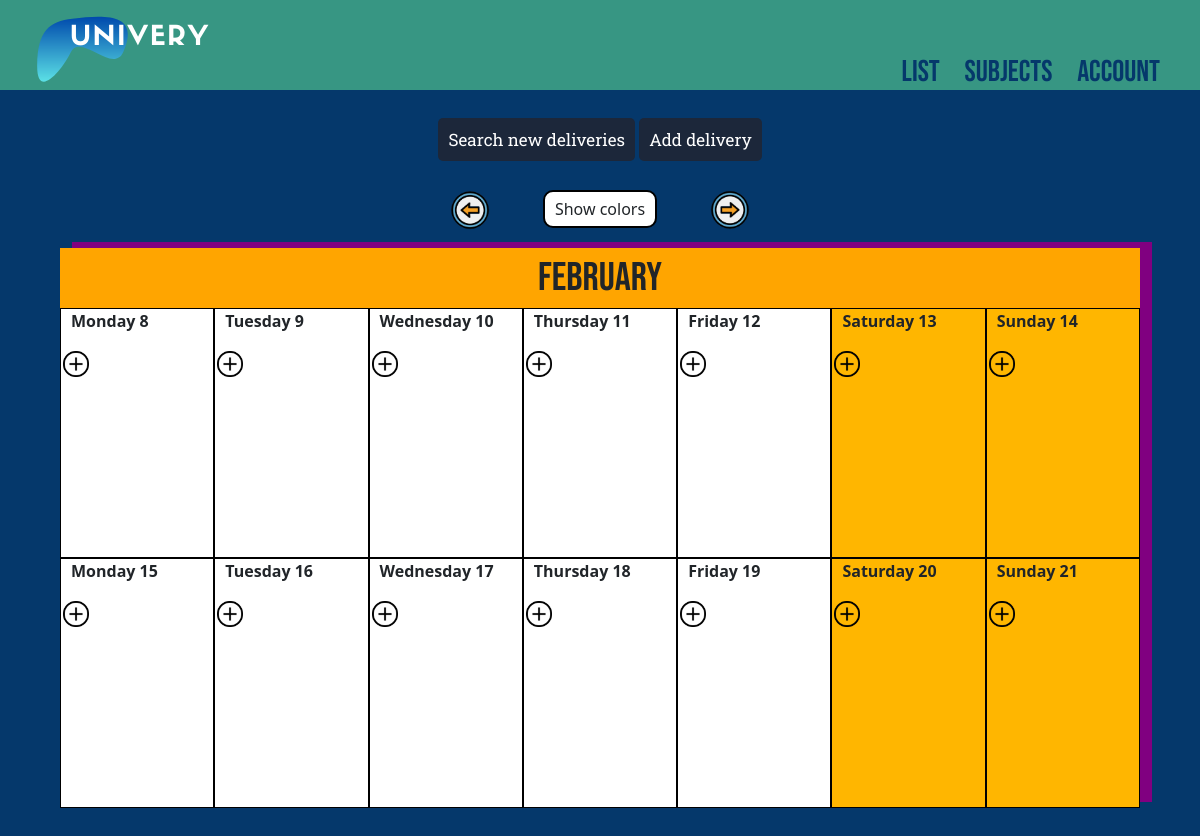
Before: /calendar/2 (signed in) with the older database file.
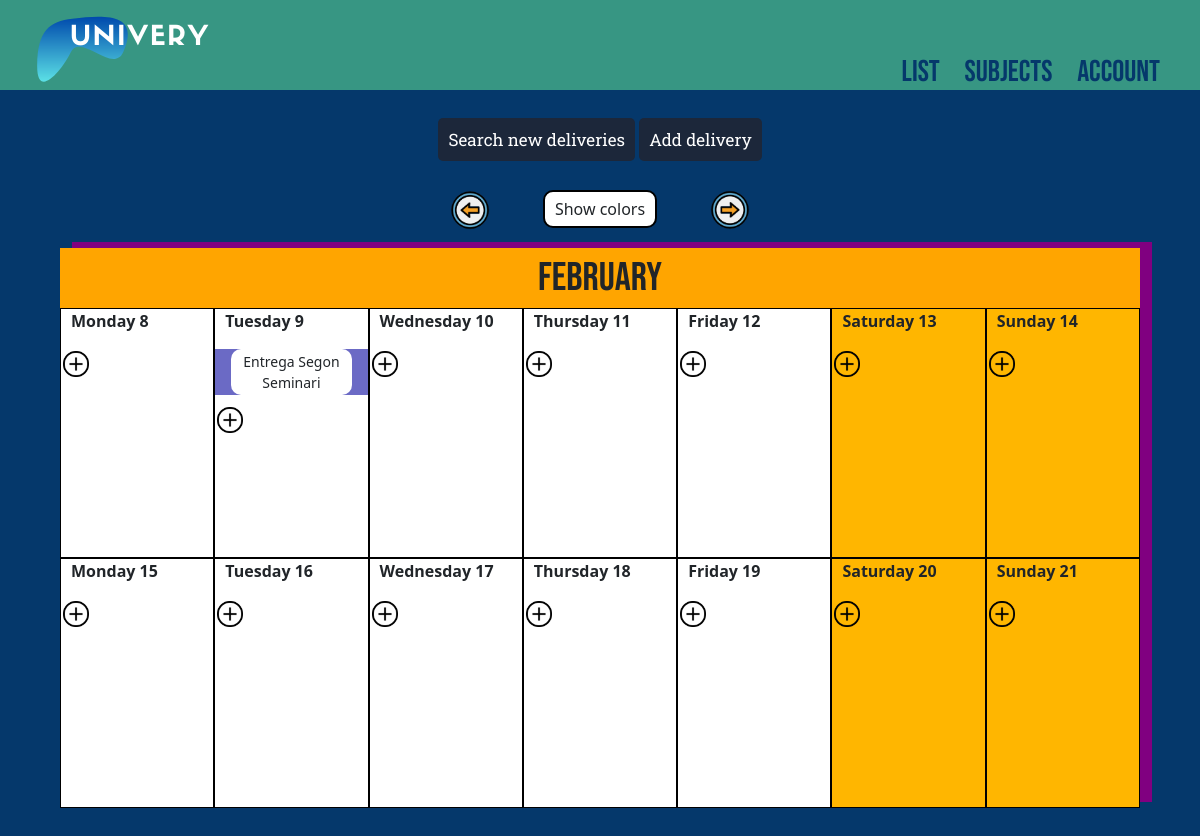
After: the same page with the newer database file.
### app/models.py (models this page shows, shortened)
class Delivery(db.Model):
    id = db.Column(db.Integer, primary_key=True)
    identification = db.Column(db.String(15), nullable=False, default=0)
    name = db.Column(db.String(80), nullable=False)
    description = db.Column(db.String(1000))
    toDate = db.Column(db.DateTime, nullable=True)
    toDateStr = db.Column(db.String(20), nullable=True)
    url = db.Column(db.String(300), nullable=True)
    hasEnded = db.Column(db.Boolean, nullable=False, default=False)
    subject_id = db.Column(db.String(15), db.ForeignKey('subject.identification'), nullable=False)
    users = db.relationship("UserDelivery", back_populates="delivery")

### app/deliveries/routes.py (the view)
@deliveries.route("/calendar")
@deliveries.route("/calendar/<int:n>")
@login_required
def calendar(n=0):
    days, month = get_days(n,
        lambda ud, i_day: ud.delivery.toDateStr == str(i_day.date()))
    return render_template('delivery/calendar.html', title="Calendar",
        days=days, month=month, view=n)

### app/deliveries/utils.py (called while the page is built)
def build_data(deliveries):
    return [{
            "id": ud.delivery.id,
            "name": ud.delivery.name,
            "description": ud.delivery.description,
            "toDate": ud.delivery.toDate,
            "toDateStr": ud.delivery.toDate.strftime(DATE_FORMAT),
            "url": ud.delivery.url,
            "type": getType(ud),
            "subject_name": getSubjectById(ud.delivery.subject_id).name,
            "subject_color": USbySubject(ud.delivery.subject_id).color
        } for ud in deliveries]

def getType(ud):
    if ud.isEliminated:
        return "Removed"
    elif ud.isDone:
        return "Done"
    return "Undone"

def day_color(today, iday):
    if iday == today:
        return '#d6ceba'    # Color for today
    elif iday.weekday() > 4:
        return '#ffb600'    # Color for weekend
    elif iday < today:
        return '#000'       # Color for past
    else:
        return '#fff'       # Color for future

### app/global_utils.py (called while the page is built)
def UDnotDone():
    return db.session.query(UserDelivery).filter_by(
        user_id=current_user.id,
        isDone=False,
        isEliminated=False
    ).all()

### app/models.py (called while the page is built)
@login_manager.user_loader
def load_user(id):
    return User.query.get(int(id))

### app/templates/delivery/calendar.html
{% extends "home.html" %}
{% block deliveries %}
<div class="calendar-page">
    <div class="colors-calendar">
        {% if view > 0 %}
        <a class="left" href="{{url_for('deliveries.calendar', n=view-1)}}">
            <img width="40px" height="40px" src="/static/web_pics/prev.png" alt=""></a>
        {% endif %}
        <a class="right" href="{{url_for('deliveries.calendar', n=view+1)}}">
            <img width="40px" height="40px" src="/static/web_pics/next.png" alt=""></a>
        <p class="colors-calendar-content" id="colors-btn">Show colors</p>
    </div>
    <div class="calendar">
        <div class="month-name">
            <p>{{month}}</p>
        </div>
        {% for day in days %}
        <div class="day" style="background-color: {{day['color']}};">
            <p class="day-corner">{{day['day_name']}}</p>
            {% for d in day['deliveries'] %}
            <div onclick='openPopup({{ d|tojson }}, "/calendar/{{view}}")'
            class="day-element" style="background-color: {{d['subject_color']}};">
                <p class="day-element-name small-font">{{d['name']}}</p>
            </div>
            {% endfor %}
            <a href="{{url_for('deliveries.add_delivery', day=day['day'], month=day['month'])}}">
                <img width="30px" src="/static/web_pics/add.png" alt="">
            </a>
        </div>
        {% endfor %}
    </div>
</div>
{% endblock deliveries %}

Changed rows visible on the page:
added Delivery: name "Entrega Segon Seminari"
